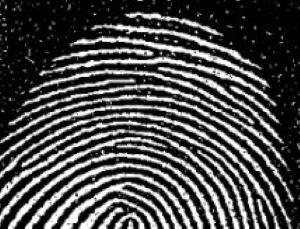
#> input picture img/imagem_cinza.jpg, 300 x 229 px
$ python help.py
#> lines starting #> are read from the running program, lines starting #| are printed output that depends on the picture; after the words box and inside, x2 and y2 are one past the last pixel; in counts of white or black regions, pixels touching at a corner belong together
from PIL import Image
import numpy as np

def erodir(imagem, mascara):
    altura, largura = imagem.shape
    tamanho_mascara = mascara.shape[0]
    preenchimento = tamanho_mascara // 2
    imagem_erodida = np.zeros_like(imagem)

    for i in range(preenchimento, altura - preenchimento):
        for j in range(preenchimento, largura - preenchimento):
            correcao = imagem[i - preenchimento:i + preenchimento + 1, j - preenchimento:j + preenchimento + 1]
            erosao = np.min(correcao[mascara.astype(bool)])
            imagem_erodida[i, j] = erosao

    return imagem_erodida

def dilatar(imagem, mascara):
    altura, largura = imagem.shape
    tamanho_mascara = mascara.shape[0]
    preenchimento = tamanho_mascara // 2
    imagem_dilatada = np.zeros_like(imagem)

    for i in range(preenchimento, altura - preenchimento):
        for j in range(preenchimento, largura - preenchimento):
            correcao = imagem[i - preenchimento:i + preenchimento + 1, j - preenchimento:j + preenchimento + 1]
            dilation = np.max(correcao[mascara.astype(bool)])
            imagem_dilatada[i, j] = dilation

    return imagem_dilatada


# Carregando a imagem em tons de cinza
img_gray = Image.open('img/imagem_cinza.jpg').convert('L')
#> img_gray is the input picture: PIL image 300x229 L; min 0, max 255, mean 75.8

# Aplicando uma limiarização para obter uma imagem binária
img_binary = img_gray.point(lambda x: 0 if x < 128 else 255, mode='1')
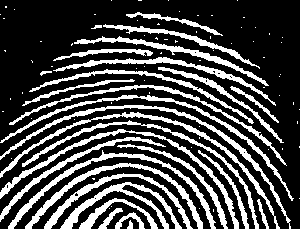
#> img_binary: PIL image 300x229 1; 28.3% white; 96 white regions (67 under 20 px), largest, box (x1, y1, x2, y2) and area: (0, 105, 291, 229) 1292, (0, 112, 280, 229) 1254, (0, 129, 239, 229) 1254

# Salva
img_binary.save('img/imagem_binaria.png')

# Transforma a imagem em matriz
data = np.array(img_binary)

# Cria máscara de cruz
mascara = np.array([[0, 1, 0], [1, 1, 1], [0, 1, 0]])

op = 3

while op != 0:
#> (the run stopped early here; a loop or call above may not have finished)

$ run again, with img/imagem_colorida_sobel.jpg copied over img/imagem_cinza.jpg
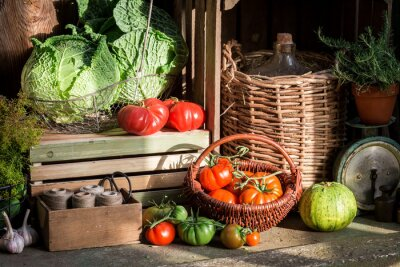
#> input picture img/imagem_colorida_sobel.jpg, 400 x 267 px
#> `img_binary = img_gray.point(lambda x: 0 if x < 128 else 255, mode='1')`:
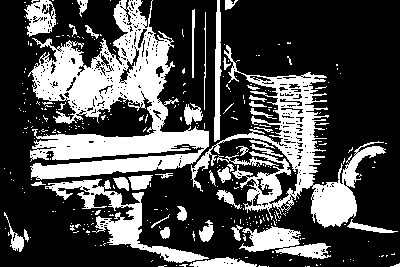
#> img_binary: PIL image 400x267 1; 30.4% white; 336 white regions (294 under 20 px), largest, box (x1, y1, x2, y2) and area: (28, 0, 209, 180) 13995, (191, 45, 386, 228) 8095, (45, 179, 209, 263) 2736
